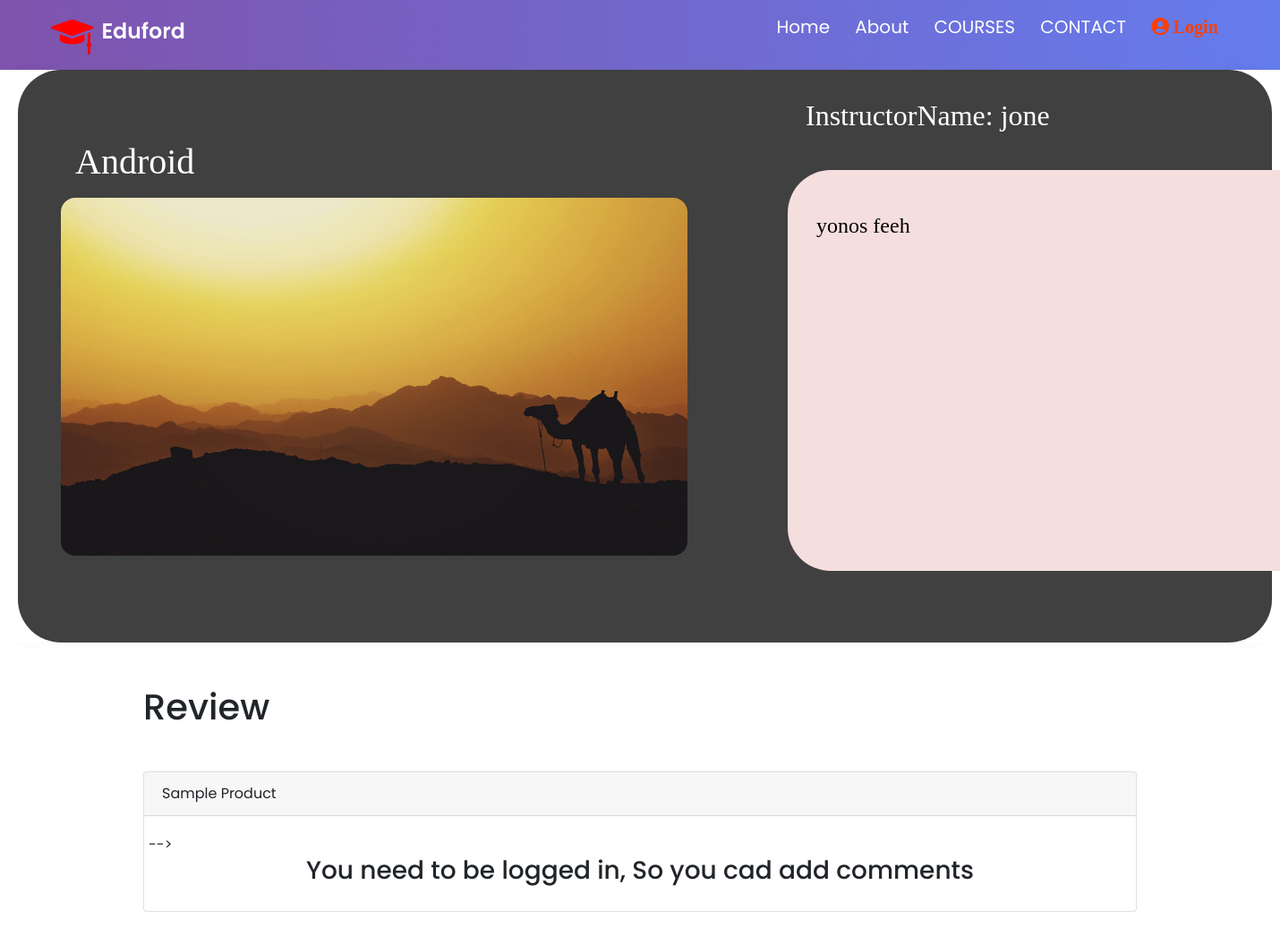
The page /index2.php?id=3 on the database as committed earlier.
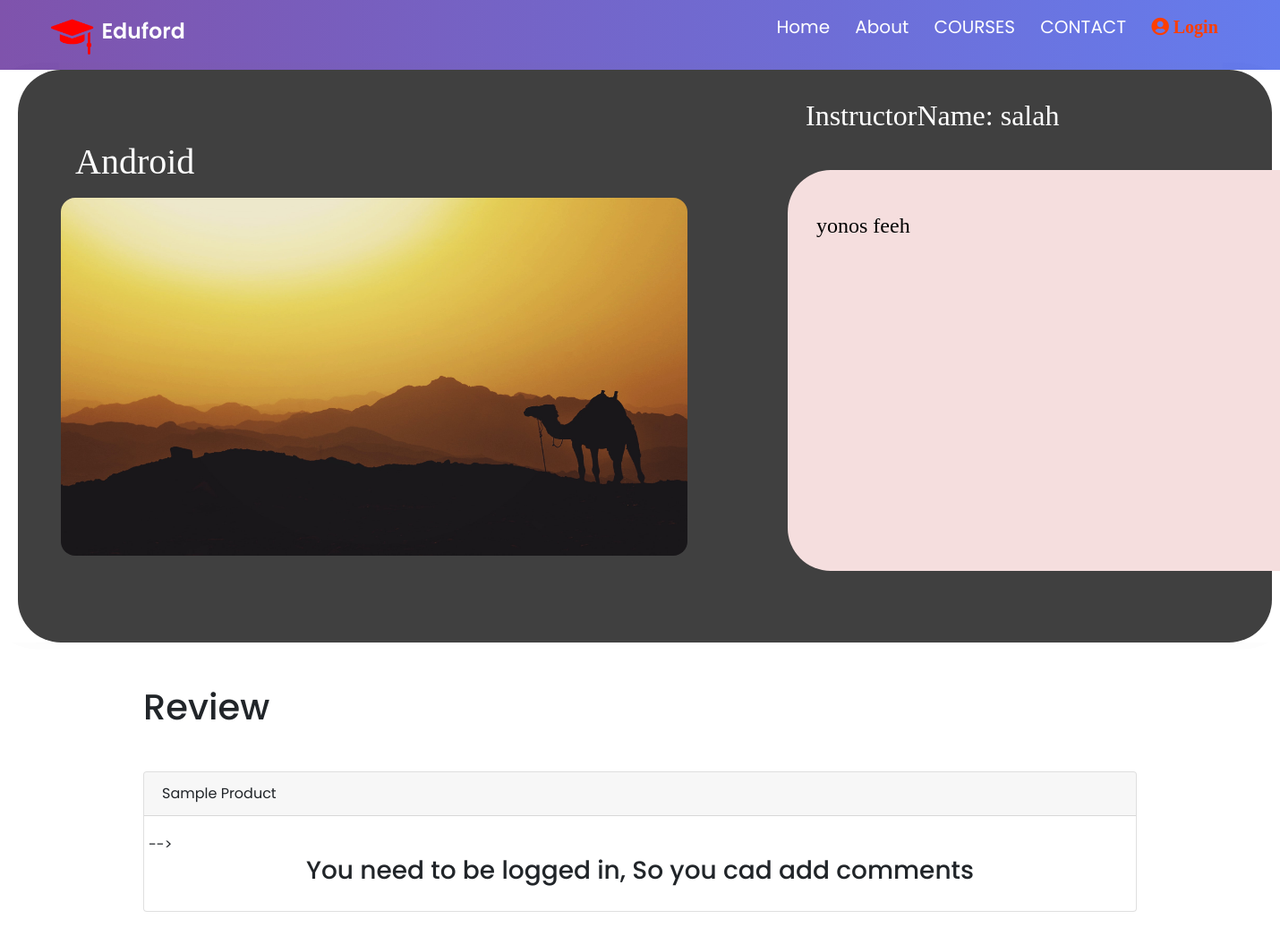
The same page on the database as committed later.
### tables this page shows
CREATE TABLE `course` (
  `courseId` int(255) NOT NULL,
  `courseName` varchar(255) NOT NULL,
  `coursePrice` varchar(255) NOT NULL,
  `enrolledSid` varchar(255) NOT NULL,
  `description` varchar(255) NOT NULL,
  `instructorName` varchar(255) NOT NULL,
  `image` varchar(255) NOT NULL,
  `Approved` int(255) NOT NULL DEFAULT 1
);

### index2.php (the view, shortened to what this page needs)
<!DOCTYPE HTML>
<html>
<head>
    <link rel="stylesheet" href="https://maxcdn.bootstrapcdn.com/bootstrap/4.0.0/css/bootstrap.min.css">
    <link rel="stylesheet" href="https://pro.fontawesome.com/releases/v5.10.0/css/all.css"/>
    <link rel="stylesheet" href="CSS/style2.css">
    <link rel="stylesheet" href="CSS/ay7aga.css">
    <link rel="stylesheet" href="CSS/card.css">
</head>
<body>
    <section class="header">
    <?php
if (empty($_SESSION['username'])) {
    ?>
    <nav>
        <a href="index.php"><img src="images2/logo.png"></a>
        <div class="nav-links">
            <ul>
                <li><a href="index.php">Home</a></li>
                <li><a href="">About</a></li>
                <li><a href="courses.php">COURSES</a></li>
                <li><a href="">CONTACT</a></li>
                <li><a href="LR2.php"><i class="fa fa-user-circle"> Login</i></a></li>
            </ul>
        </div>
    </nav>
    <?php
    }
    ?>
</section>
 <?php
        require_once "Php/DBConnection.php";
     $sql= "SELECT * FROM course WHERE courseId = '".$_GET['id']."'";
             $result=mysqli_query($conn,$sql);
             if($row=mysqli_fetch_array($result)){
        ?>
<div class="kart" style="--background:#404040; --text:white;">
  <div class="con">
     <div class="description">
        <h2>InstructorName: <?php echo $row['instructorName'];?></h2>
    </div>
     <h1><?php echo $row['courseName'];?></h1>
    <img width="700px" height="400px" src="<?php echo $row['image'];?>">
  </div>
  <div class="kart2" style="--background:#F5DEDE; --text:white;">
  <div class="con2">
       <h4><?php echo $row['description'];?></h4>
  </div>
</div>
</div>
<?php
}
?>
    <div class="container" >
    	<h1 class="mt-5 mb-5">Review</h1>
    	<div class="card">
    		<div class="card-header">Sample Product</div>
    		<div class="card-body">
    			<div class="row" id="speed2">
    				 -->
                </div>
    				<div class="col-sm-20 text-center">
                        <?php
                        if(!empty($_SESSION['username'])){
                            $servername = "localhost";
                            $username ="root";
                            $password = "";
                            $DB = "webdatabase";
                            $conn = mysqli_connect($servername,$username,$password,$DB);
                            $query = "SELECT * FROM `usercourse` WHERE courseId ='".$_GET['id']."' AND userId='".$_SESSION['userid']."'";
                            $query2 = "SELECT * FROM `review` WHERE courseId ='".$_GET['id']."' AND userId='".$_SESSION['userid']."'";
                             $result = $conn->query($query);
                             $row = mysqli_fetch_assoc($result);
                             $result2 = $conn->query($query2);
                             $row2 = mysqli_fetch_assoc($result2);
                             if(isset($row['username'])){
                             if(isset($row2['user_review'])){
                              echo"<h3>Thank for your review</h3>";
                            }
                            else{
                            echo"<h3 class='mt-20 mb-3'>Write Review Here</h3>";
                            echo"<button type='button' name='add_review' id='add_review' class='btn btn-primary'>Review</button>";
                            }
                           }
                         else
                           {
                         echo "You need to buy the course, so you can be able to write a comments";
                        }
                        $conn->close();
                        }
                    else{
                        echo "<h3>You need to be logged in, So you cad add comments</h3>";
                    }
                        ?>
    				</div>
                </div>
    		</div>
    	</div>
</body>
</html>

### CSS/style2.css (style rules this page uses)
* { margin: 0; padding: 0; font-family: 'Poppins', sans-serif; }
.header { background: linear-gradient(to right, #7f53ac 0, #657ced 100%); background-position: center; background-size: cover; position: relative; }
nav { display: flex; padding: 0.5% 4%; justify-content: space-between; align-items: center; }
nav img { width: 150px; }
.nav-links { flex: 1; text-align: right; }
.nav-links ul li { list-style: none; display: inline-block; padding: 8px 12px; position: relative; }
.nav-links ul li a { color: #fff; text-decoration: none; font-size: 20px; }
.nav-links ul li::after { content: ''; width: 0%; height: 2px;background: #2BCBE4; display: block; margin: auto; transition: 0.5s; }
.fa-user-circle { color:#FF3E00; }

### CSS/card.css (style rules this page uses)
body .kart { --background:#FFFFFF; --text:black; position: relative; height: 40rem; box-shadow: 0 0 2rem -1rem rgba(0, 0, 0, 0.05); }
body .kart .con { position: absolute; width: 98%; height: 100%; border-radius: 3rem; background: var(--background); color: var(--text); margin-left: 20px; }
body .kart .con img { border-radius: 1rem; margin-top: 0.5rem; margin-left: 3rem; }
body .kart .con h1 { font-family:'Times New Roman', serif; margin-top: 0rem; margin-left: 4rem; }
body .kart .con h2 { font-family:'Times New Roman', serif; margin-top: 2rem; margin-left: 55rem; }
.kart2 { --background:#FFFFFF; --text:black; position: relative; height: 40rem; box-shadow: 0 0 2rem -1rem rgba(0, 0, 0, 0.05); }
.kart2 .con2 { position: absolute; width:45%; height: 70%; border-radius: 3rem; background: var(--background); color: var(--text); margin-left: 55rem; margin-top: 7rem; }
.kart2 .con2 h4 { padding: 1rem 2rem; font-family:'Times New Roman', serif; margin-top: 2rem; margin-left: 0rem; color: black; }

### index2.php (style rules this page uses)
body { background-image: url('https://assets.codepen.io/1462889/back-page.svg'); }

Rows that differ between the two databases and show on the page:
changed course "Android": instructorName "jone" → "salah"
